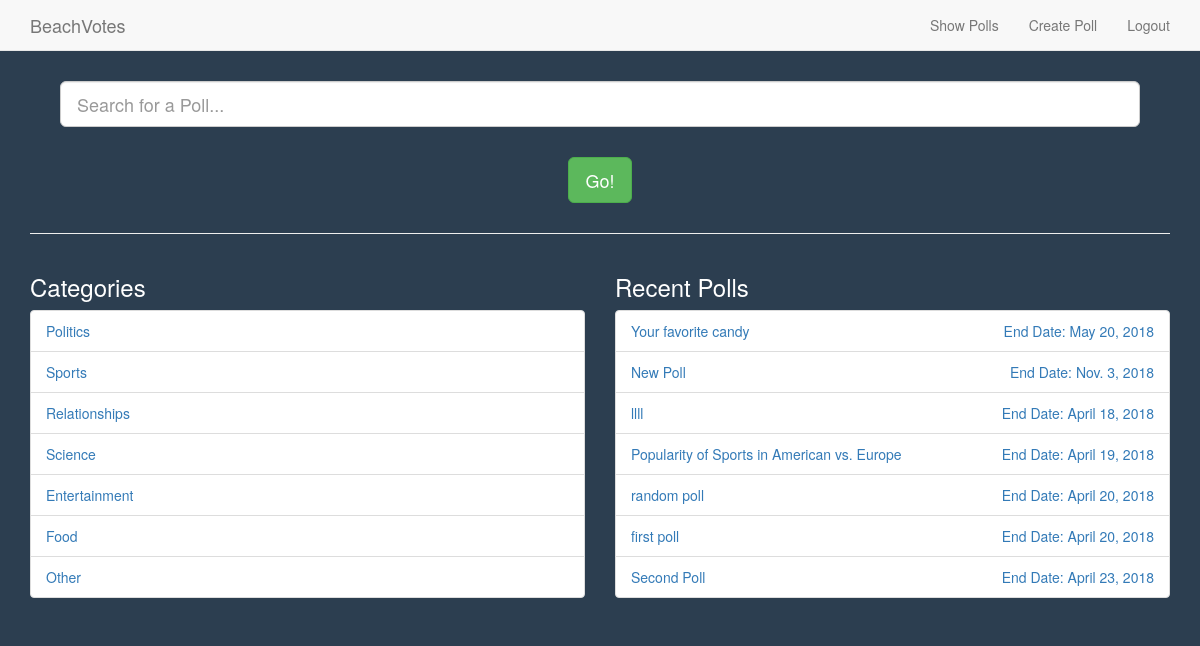
The app's page /poll/show_polls (signed in), older data.
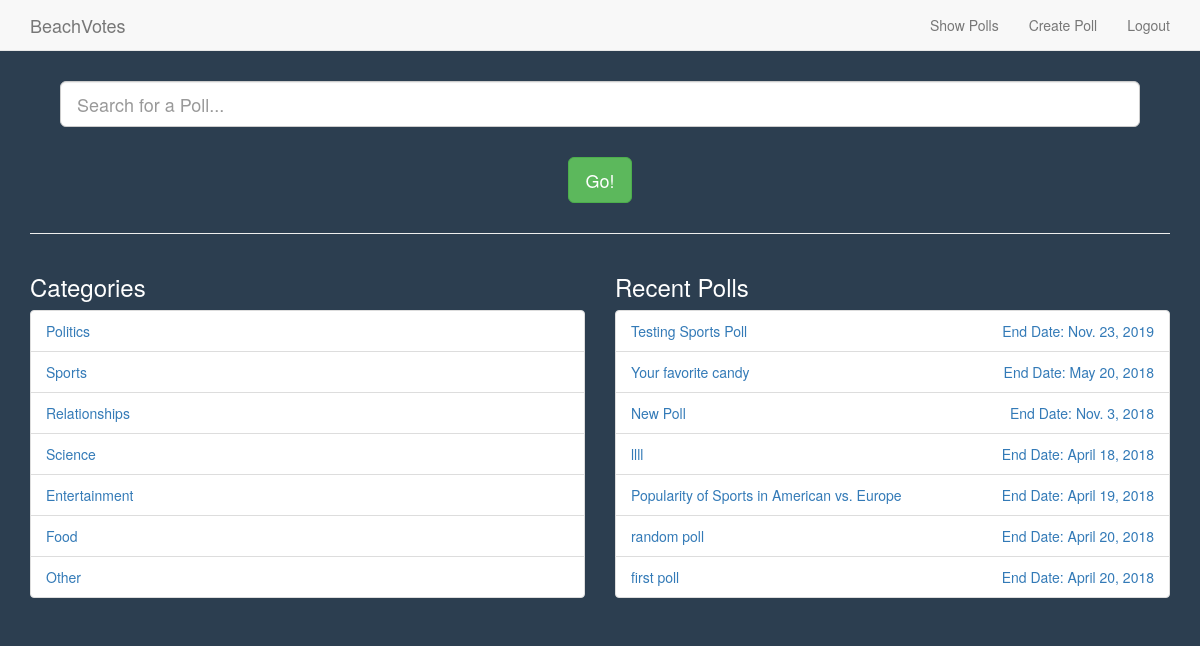
The same page, newer data.
### poll/models.py (models this page shows, shortened)
class Category(models.Model):
    group_name = models.CharField(max_length = 50, unique = True, null = False)
    class Meta:
        verbose_name_plural = 'Categories'

class Poll(models.Model):
    category = models.ForeignKey(Category, on_delete=models.CASCADE)
    poll_creator = models.ForeignKey(User, on_delete=models.CASCADE)
    title_question = models.CharField(max_length = 128, unique = True, null = False)
    start_date = models.DateField(default = datetime.date.today, null = False)
    end_date =  models.DateField(default = datetime.date.today() + datetime.timedelta(days=1),
                                 null = False)

### poll/views.py (the view)
@login_required
def show_polls(request):
    categories = Category.objects.all()
    polls = Poll.objects.order_by('-start_date')[:7]
    context_dict = { 'categories' : categories }
    context_dict['polls'] = polls
    return render(request, 'poll/show_polls.html', context_dict)

### templates/poll/show_polls.html (shortened to what this page needs)
{% extends 'poll/base.html' %}
{% load staticfiles %}
{% block body_block %}
<div class="container">
  <div class="text-center" style="margin: 30px;">
    <input type="text" class="form-control input-lg center-block" name="search"
      placeholder="Search for a Poll..." />
      <a href="#" class="btn btn-lg btn-success" style="margin-top: 30px;">Go!</a>
  </div>
  <hr />
  <div class="row">
    <div class="col-md-6">
      <h3>Categories</h3>
  {% if categories %}
      <ul class="list-group">
        {% for category in categories %}
        <li class="list-group-item">
          <a href="{% url 'view_category' category.id %}">
            {{ category.group_name }}
          </a>
        </li>
        {% endfor %}
      </ul>
      {% else %}
        <h1>No categories to show</h1>
      {% endif %}
    </div>
    <div class="col-md-6">
      <h3>Recent Polls</h3>
      {% if polls %}
        <ul class="list-group">
          {% for poll in polls %}
            <li class="list-group-item">
              <a href="{% url 'view_poll' poll.id %}">
                {{ poll.title_question }}
                <p style="float: right;">End Date: {{ poll.end_date }}</p>
              </a>
            </li>
          {% endfor %}
        </ul>
      {% else %}
        <h4>No recent polls to show</h4>
      {% endif %}
    </div>
  </div>
</div>
{% endblock %}

Row changes from the older to the newer data that the page shows:
no longer on this page (row unchanged): Poll: title_question "Second Poll", end_date "April 23, 2018"
added Poll: title_question "Testing Sports Poll", end_date "Nov. 23, 2019"
